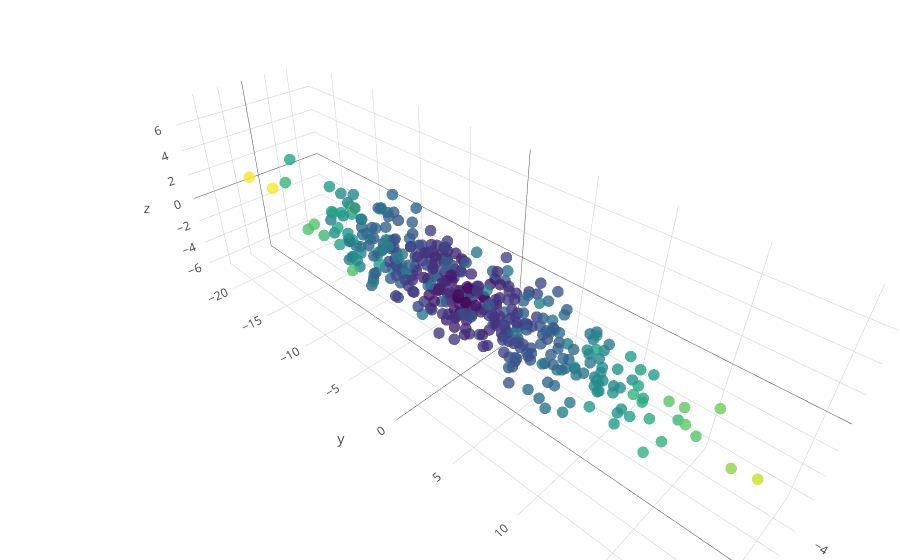

Notebook code for this chart:
### Markdown cell above
Another example:

### Code cell
# copied from https://plot.ly/python/3d-scatter-plots/
# a 3D scatter plot example

# load interactive ploting lib `plotly`
from plotly import __version__
from plotly.offline import download_plotlyjs, init_notebook_mode, plot, iplot
init_notebook_mode(connected=True)
import plotly.graph_objs as go

# This can be comment out as session is shared between cells
import numpy as np

# generate 3D gaussian
x, y, z = np.random.multivariate_normal(np.array([0,0,0]),
                                        np.array([[1,3,4],
                                                            [2,54,1],
                                                            [5,6,7]]), 400).transpose()

# plot
trace1 = go.Scatter3d(
    x=x,
    y=y,
    z=z,
    mode='markers',
    marker=dict(
        size=4,
        color=np.sqrt(x*x+y*y+z*z),                # set color to an array/list of desired values
        colorscale='Viridis',   # choose a colorscale
        opacity=0.8
    )
)

data = [trace1]
layout = go.Layout(
    margin=dict(
        l=0,
        r=0,
        b=0,
        t=0
    )
)
fig = go.Figure(data=data, layout=layout)
iplot(fig, filename='3d-scatter-colorscale')

### Figure 1 — Plotly figure (JSON) as saved in the notebook; plotly's stock layout.template omitted (floating-point values rounded to 4 significant figures; data arrays with more than 128 entries replaced by an {"elided": "..."} marker saying what was removed)
{"data": [{"type": "scatter3d", "x": {"elided": "400 float values"}, "y": {"elided": "400 float values"}, "z": {"elided": "400 float values"}, "mode": "markers", "marker": {"size": 4, "color": {"elided": "400 float values"}, "colorscale": "Viridis", "opacity": 0.8}}], "layout": {"margin": {"l": 0, "r": 0, "b": 0, "t": 0}}}
